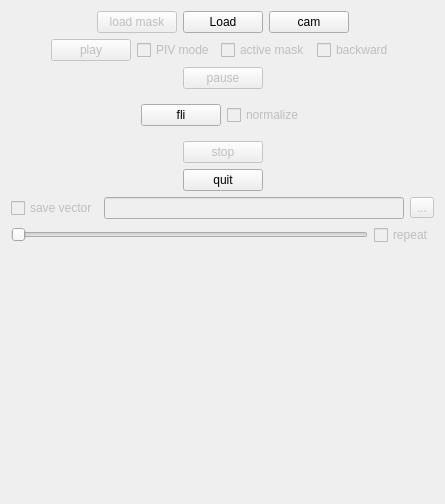
  <widget class="QWidget" name="tab_2">
   <attribute name="title">
    <string>video Control</string>
   </attribute>
   <layout class="QVBoxLayout" name="verticalLayout_3">
    <item>
     <layout class="QHBoxLayout" name="horizontalLayout_6">
      <item>
       <spacer name="horizontalSpacer_5">
        <property name="orientation">
         <enum>Qt::Horizontal</enum>
        </property>
        <property name="sizeHint" stdset="0">
         <size>
          <width>40</width>
          <height>20</height>
         </size>
        </property>
       </spacer>
      </item>
      <item>
       <widget class="QPushButton" name="pushMask">
        <property name="enabled">
         <bool>false</bool>
        </property>
        <property name="text">
         <string>load mask</string>
        </property>
       </widget>
      </item>
      <item>
       <widget class="QPushButton" name="loadButton">
        <property name="text">
         <string>Load</string>
        </property>
       </widget>
      </item>
      <item>
       <widget class="QPushButton" name="videoButton">
        <property name="text">
         <string>cam</string>
        </property>
       </widget>
      </item>
      <item>
       <spacer name="horizontalSpacer_6">
        <property name="orientation">
         <enum>Qt::Horizontal</enum>
        </property>
        <property name="sizeHint" stdset="0">
         <size>
          <width>40</width>
          <height>20</height>
         </size>
        </property>
       </spacer>
      </item>
     </layout>
    </item>
    <item>
     <layout class="QHBoxLayout" name="horizontalLayout">
      <item>
       <spacer name="horizontalSpacer_24">
        <property name="orientation">
         <enum>Qt::Horizontal</enum>
        </property>
        <property name="sizeHint" stdset="0">
         <size>
          <width>40</width>
          <height>20</height>
         </size>
        </property>
       </spacer>
      </item>
      <item>
       <widget class="QPushButton" name="playButton">
        <property name="enabled">
         <bool>false</bool>
        </property>
        <property name="text">
         <string>play</string>
        </property>
       </widget>
      </item>
      <item>
       <widget class="QCheckBox" name="pivBox">
        <property name="enabled">
         <bool>false</bool>
        </property>
        <property name="text">
         <string>PIV mode</string>
        </property>
       </widget>
      </item>
      <item>
       <widget class="QCheckBox" name="maskBox">
        <property name="enabled">
         <bool>false</bool>
        </property>
        <property name="text">
         <string>active mask</string>
        </property>
       </widget>
      </item>
      <item>
       <widget class="QCheckBox" name="backwardBox">
        <property name="enabled">
         <bool>false</bool>
        </property>
        <property name="text">
         <string>backward</string>
        </property>
       </widget>
      </item>
      <item>
       <spacer name="horizontalSpacer33">
        <property name="orientation">
         <enum>Qt::Horizontal</enum>
        </property>
        <property name="sizeHint" stdset="0">
         <size>
          <width>40</width>
          <height>20</height>
         </size>
        </property>
       </spacer>
      </item>
     </layout>
    </item>
    <item>
     <layout class="QHBoxLayout" name="horizontalLayout_8">
      <item>
       <spacer name="horizontalSpacer_2">
        <property name="orientation">
         <enum>Qt::Horizontal</enum>
        </property>
        <property name="sizeHint" stdset="0">
         <size>
          <width>40</width>
          <height>20</height>
         </size>
        </property>
       </spacer>
      </item>
      <item>
       <widget class="QPushButton" name="pauseButton">
        <property name="enabled">
         <bool>false</bool>
        </property>
        <property name="text">
         <string>pause</string>
        </property>
       </widget>
      </item>
      <item>
       <spacer name="horizontalSpacer342Q">
        <property name="orientation">
         <enum>Qt::Horizontal</enum>
        </property>
        <property name="sizeHint" stdset="0">
         <size>
          <width>40</width>
          <height>20</height>
         </size>
        </property>
       </spacer>
      </item>
     </layout>
    </item>
    <item>
     <widget class="QWidget" name="fli" native="true">
      <layout class="QHBoxLayout" name="horizontalLayout_48">
       <item>
        <spacer name="horizontalSpacer_8">
         <property name="orientation">
          <enum>Qt::Horizontal</enum>
         </property>
         <property name="sizeHint" stdset="0">
          <size>
           <width>40</width>
           <height>20</height>
          </size>
         </property>
        </spacer>
       </item>
       <item>
        <widget class="QPushButton" name="fliButton">
         <property name="enabled">
          <bool>true</bool>
         </property>
         <property name="text">
          <string>fli</string>
         </property>
        </widget>
       </item>
       <item>
        <widget class="QCheckBox" name="normalizeBox">
         <property name="enabled">
          <bool>false</bool>
         </property>
         <property name="text">
          <string>normalize</string>
         </property>
        </widget>
       </item>
       <item>
        <spacer name="horizontalSpacer_9">
         <property name="orientation">
          <enum>Qt::Horizontal</enum>
         </property>
         <property name="sizeHint" stdset="0">
          <size>
           <width>40</width>
           <height>20</height>
          </size>
         </property>
        </spacer>
       </item>
      </layout>
     </widget>
    </item>
    <item>
     <layout class="QHBoxLayout" name="horizontalLayout_4">
      <item>
       <spacer name="horizontalSpacer_323">
        <property name="orientation">
         <enum>Qt::Horizontal</enum>
        </property>
        <property name="sizeHint" stdset="0">
         <size>
          <width>40</width>
          <height>20</height>
         </size>
        </property>
       </spacer>
      </item>
      <item>
       <widget class="QPushButton" name="stopButton">
        <property name="enabled">
         <bool>false</bool>
        </property>
        <property name="text">
         <string>stop</string>
        </property>
       </widget>
      </item>
      <item>
       <spacer name="horizontalSpacer_4442">
        <property name="orientation">
         <enum>Qt::Horizontal</enum>
        </property>
        <property name="sizeHint" stdset="0">
         <size>
          <width>40</width>
          <height>20</height>
         </size>
        </property>
       </spacer>
      </item>
     </layout>
    </item>
    <item>
     <layout class="QHBoxLayout" name="horizontalLayout_5">
      <item>
       <spacer name="horizontalSpacer_53">
        <property name="orientation">
         <enum>Qt::Horizontal</enum>
        </property>
        <property name="sizeHint" stdset="0">
         <size>
          <width>40</width>
          <height>20</height>
         </size>
        </property>
       </spacer>
      </item>
      <item>
       <widget class="QPushButton" name="quitButton">
        <property name="text">
         <string>quit</string>
        </property>
       </widget>
      </item>
      <item>
       <spacer name="horizontalSpacer_63">
        <property name="orientation">
         <enum>Qt::Horizontal</enum>
        </property>
        <property name="sizeHint" stdset="0">
         <size>
          <width>40</width>
          <height>20</height>
         </size>
        </property>
       </spacer>
      </item>
     </layout>
    </item>
    <item>
     <layout class="QHBoxLayout" name="horizontalLayout_27">
      <item>
       <widget class="QCheckBox" name="checkSave">
        <property name="enabled">
         <bool>false</bool>
        </property>
        <property name="text">
         <string>save vector</string>
        </property>
       </widget>
      </item>
      <item>
       <widget class="QLineEdit" name="lineSave">
        <property name="enabled">
         <bool>false</bool>
        </property>
       </widget>
      </item>
      <item>
       <widget class="QToolButton" name="saveButton">
        <property name="enabled">
         <bool>false</bool>
        </property>
        <property name="text">
         <string>...</string>
        </property>
       </widget>
      </item>
     </layout>
    </item>
    <item>
     <layout class="QHBoxLayout" name="horizontalLayout_11">
      <item>
       <widget class="QSlider" name="hSlider">
        <property name="enabled">
         <bool>false</bool>
        </property>
        <property name="orientation">
         <enum>Qt::Horizontal</enum>
        </property>
        <property name="invertedAppearance">
         <bool>false</bool>
        </property>
        <property name="invertedControls">
         <bool>false</bool>
        </property>
        <property name="tickPosition">
         <enum>QSlider::NoTicks</enum>
        </property>
       </widget>
      </item>
      <item>
       <widget class="QCheckBox" name="repeatBox">
        <property name="enabled">
         <bool>false</bool>
        </property>
        <property name="text">
         <string>repeat</string>
        </property>
       </widget>
      </item>
     </layout>
    </item>
    <item>
     <spacer name="verticalSpacer_3">
      <property name="orientation">
       <enum>Qt::Vertical</enum>
      </property>
      <property name="sizeType">
       <enum>QSizePolicy::MinimumExpanding</enum>
      </property>
      <property name="sizeHint" stdset="0">
       <size>
        <width>20</width>
        <height>248</height>
       </size>
      </property>
     </spacer>
    </item>
   </layout>
  </widget>
